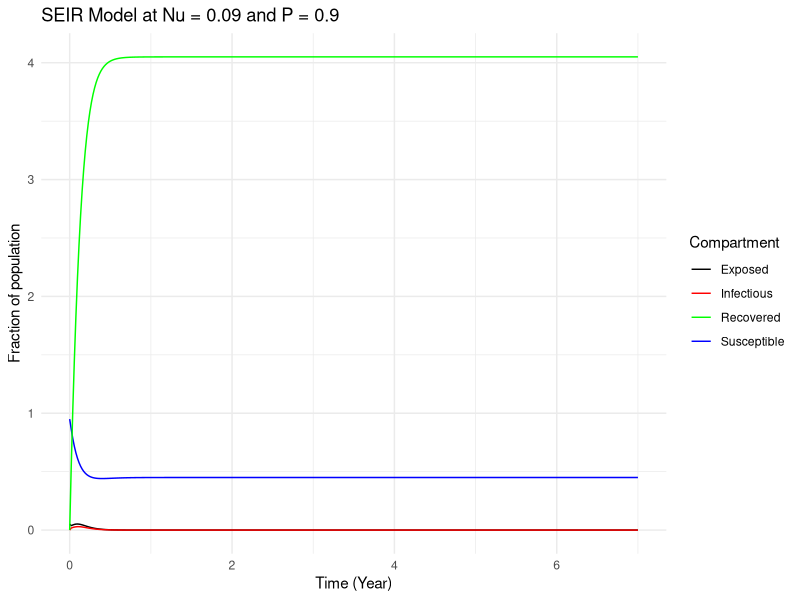
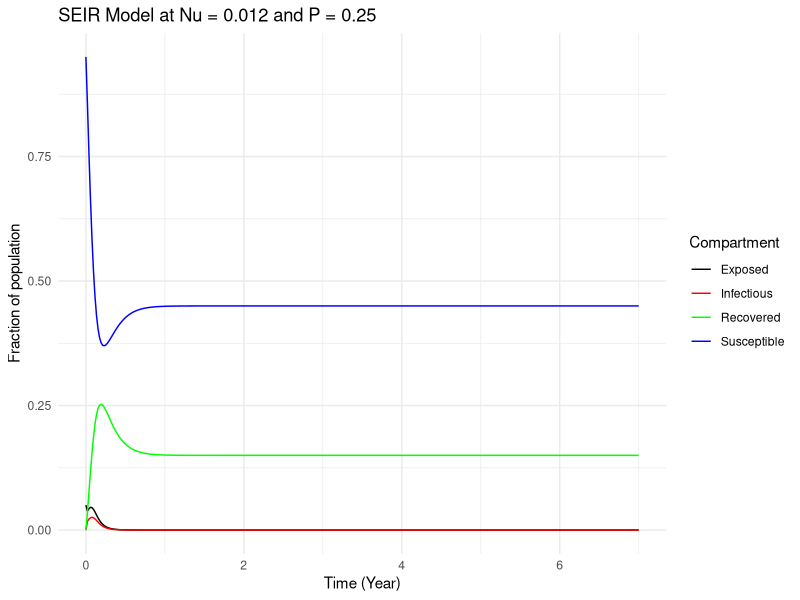
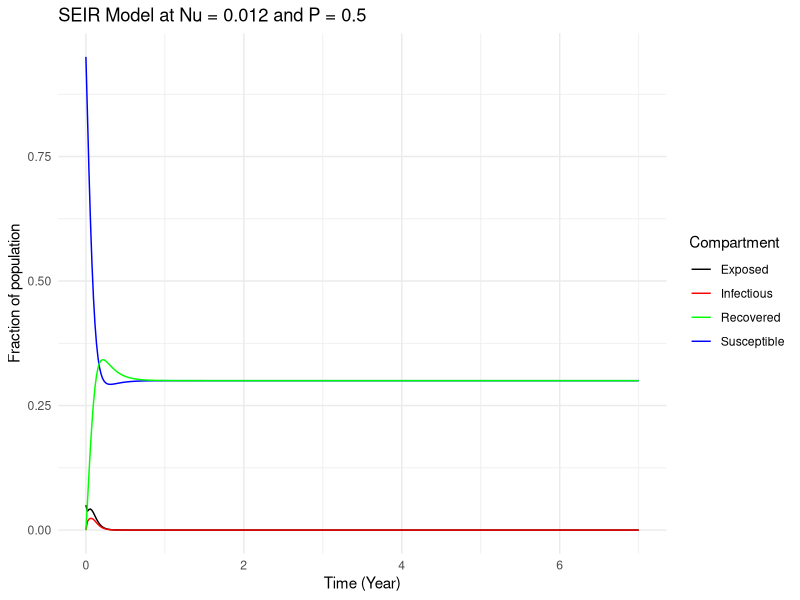
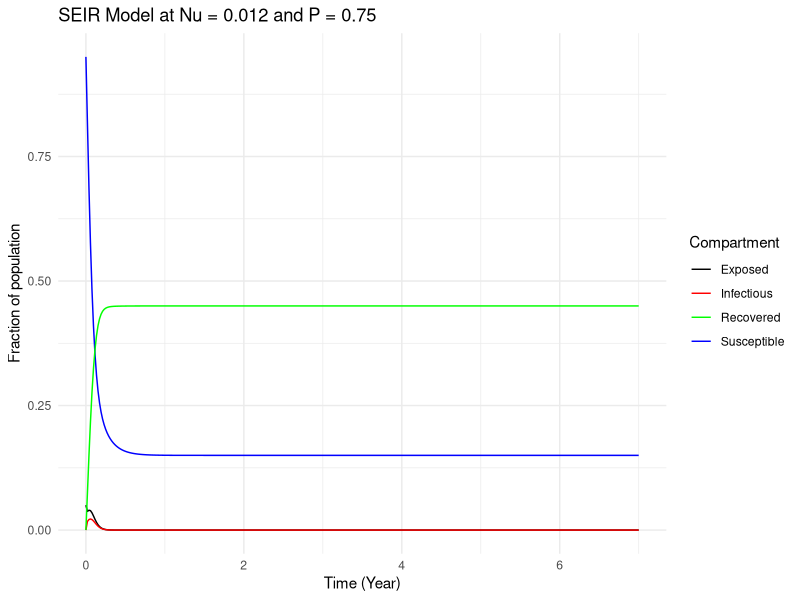
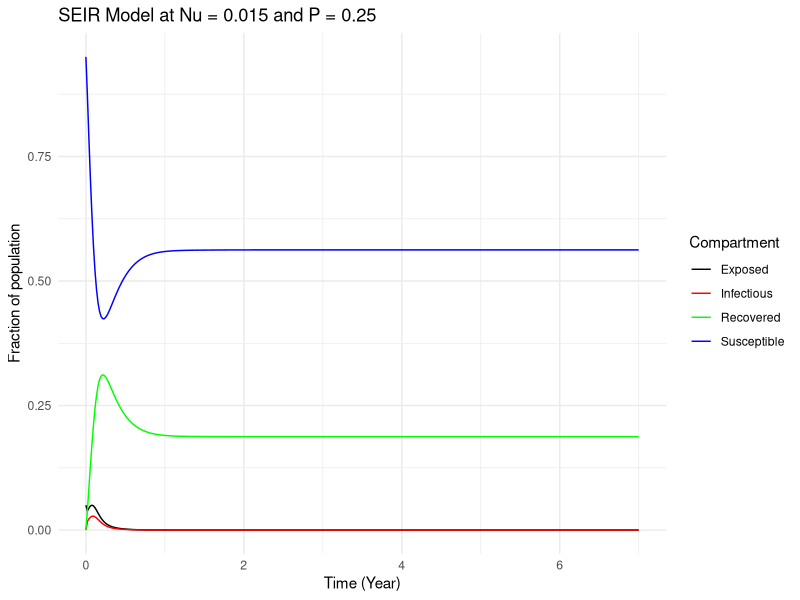
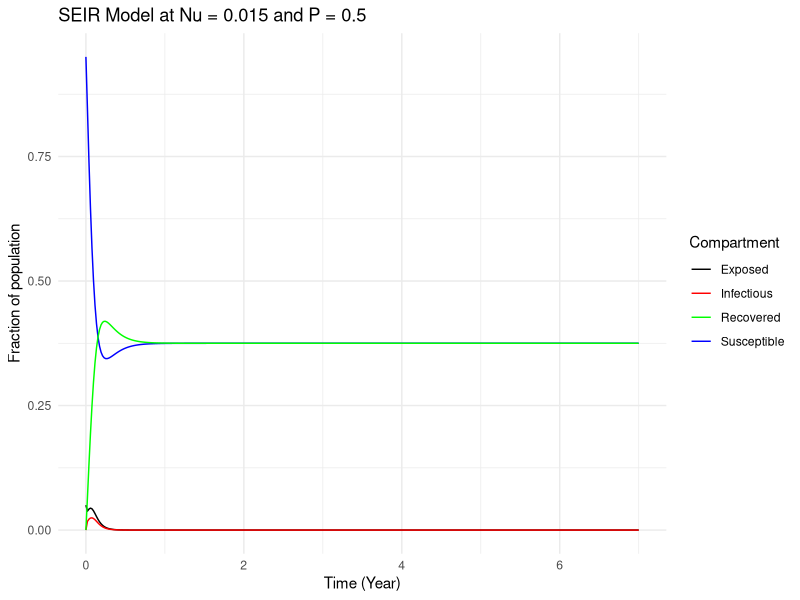
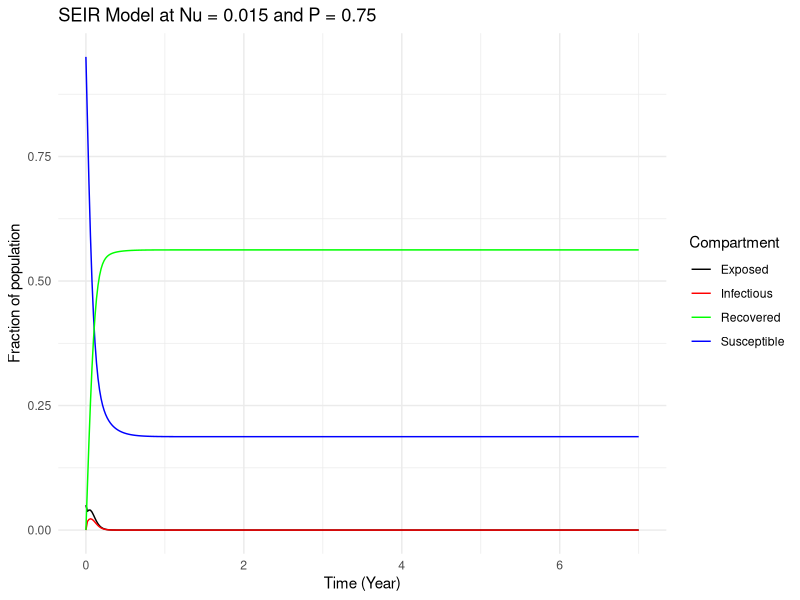
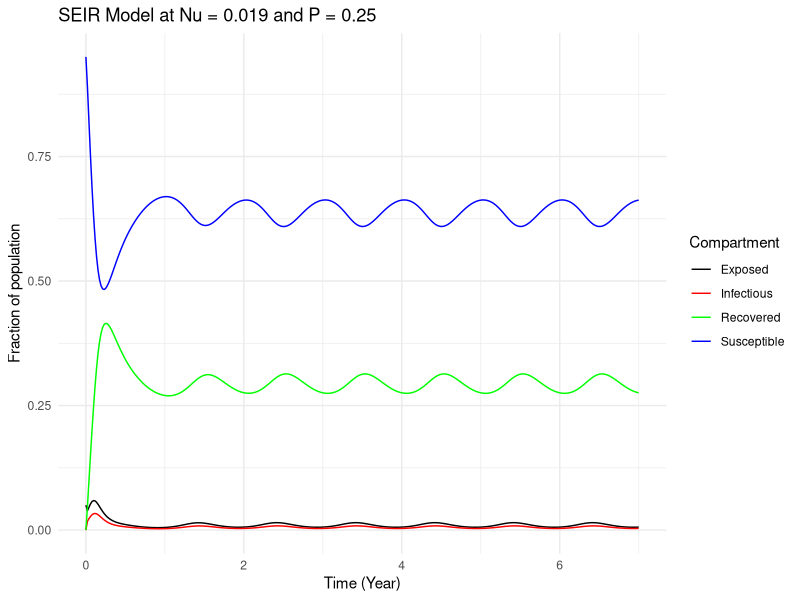

These figures' R source, in order:
## ---- chunk 1
knitr::opts_chunk$set(echo = TRUE)
## ---- chunk 2
rm(list = ls())
## ---- chunk 3
beta.calc <- function(Ro,mu=0.02/365.25,sigma=1/8,gamma=1/5){
  Ro/((sigma/(mu+sigma))*(1/(mu+gamma)))
}
## ---- chunk 4
# Load necessary libraries
library(deSolve)  # for ode solving
library(ggplot2)  # for plotting
library(glue)

# Define SEIR model function with seasonal transmission rate
SEIR_model <- function(time, state, parameters) {
  with(as.list(c(state, parameters)), {
	beta_t <- beta_0 * (1 + A * sin(2 * pi * time / T))
	inc <- sigma * E
	N <- S +E + I + R
	dS_dt <- nu*(1-p) - ((beta_t * I )/N + mu) * S
	dE_dt <- beta_t * S * I - (sigma + mu) * E
	dI_dt <- sigma * E - (gamma + mu) * I
	dR_dt <- (nu * p )+ gamma * I - mu * R
	return(list(c(dS_dt, dE_dt, dI_dt, dR_dt,inc)))
  })
}


# Time points (in days)
t <- seq(0,7*365,1)
N0 <- 1

## ---- chunk 5
# Initial conditions
initial_state <- c(S = N0 * 0.95, E = N0 * 0.05, I = N0 *0, R = N0 *0, inc = 0)

# Parameters
parameters <- list(
  beta_0 = beta.calc(2),
  A = 0.08,
  T = 365,  # Period of one year in days
  sigma = 1/8,
  gamma = 1/5,
  nu = 0.09 * N0 ,
  mu = 0.02,
  p = 0.9,
  N = N0
  
)

# Solve the SEIR equations
output <- ode(y = initial_state, times = t, func = SEIR_model, parms = parameters)

# Convert output to data frame for plotting
output_df <- as.data.frame(output)
weekly.report <- output_df[seq(1, nrow(output_df), by = 7),]
## ---- chunk 6
plot.param <- function(weekly.report){
# Plotting using ggplot2
ggplot(weekly.report, aes(x = time/365)) +
  geom_line(aes(y = S, color = "Susceptible")) +
  geom_line(aes(y = E, color = "Exposed")) +
  geom_line(aes(y = I, color = "Infectious")) +
  geom_line(aes(y = R, color = "Recovered")) +
  labs(x = "Time (Year)", y = "Fraction of population", color = "Compartment") +
  ggtitle(glue("SEIR Model at Nu = {parameters['nu']} and P = {parameters['p']}")) +
  theme_minimal() +
  scale_color_manual(values = c("Susceptible" = "blue", "Exposed" = "black", "Infectious" = "red", "Recovered" = "green"))
}
## ---- chunk 7
plot.param(weekly.report)
## ---- chunk 8
run.simu <- function(parameters){
  # Solve the SEIR equations
output <- ode(y = initial_state, times = t, func = SEIR_model, parms = parameters)

# Convert output to data frame for plotting
output_df <- as.data.frame(output)
weekly.report <- output_df[seq(1, nrow(output_df), by = 7),]
plot.param(weekly.report)
}
## ---- chunk 9
parameters["nu"] <- 0.012 * N0
parameters["p"] <- 0.25

run.simu(parameters = parameters)

## ---- chunk 10
parameters["nu"] <- 0.012 * N0
parameters["p"] <- 0.5

run.simu(parameters = parameters)
## ---- chunk 11
parameters["nu"] <- 0.012 * N0
parameters["p"] <- 0.75

run.simu(parameters = parameters)
## ---- chunk 12
parameters["nu"] <- 0.015 * N0
parameters["p"] <- 0.25

run.simu(parameters = parameters)
## ---- chunk 13
parameters["nu"] <- 0.015 * N0
parameters["p"] <- 0.5

run.simu(parameters = parameters)
## ---- chunk 14
parameters["nu"] <- 0.015 * N0
parameters["p"] <- 0.75

run.simu(parameters = parameters)
## ---- chunk 15
parameters["nu"] <- 0.019 * N0
parameters["p"] <- 0.25

run.simu(parameters = parameters)
## ---- chunk 16
parameters["nu"] <- 0.019 * N0
parameters["p"] <- 0.5

run.simu(parameters = parameters)
## ---- chunk 17
parameters["nu"] <- 0.019 * N0
parameters["p"] <- 0.75

run.simu(parameters = parameters)
## ---- chunk 18
parameters["nu"] <- 0.02 * N0
parameters["p"] <- 0.25

run.simu(parameters = parameters)
## ---- chunk 19
parameters["nu"] <- 0.02 * N0
parameters["p"] <- 0.5

run.simu(parameters = parameters)
## ---- chunk 20
parameters["nu"] <- 0.02 * N0
parameters["p"] <- 0.75

run.simu(parameters = parameters)
## ---- chunk 21
parameters["nu"] <- 0.025 * N0
parameters["p"] <- 0.25

run.simu(parameters = parameters)
## ---- chunk 22
parameters["nu"] <- 0.025 * N0
parameters["p"] <- 0.5

run.simu(parameters = parameters)
## ---- chunk 23
parameters["nu"] <- 0.025 * N0
parameters["p"] <- 0.75

run.simu(parameters = parameters)
## ---- chunk 24
parameters["nu"] <- 0.019 * N0
parameters["p"] <- 0.25

run.simu(parameters = parameters)
## ---- chunk 25
parameters["nu"] <- 0.04 * N0
parameters["p"] <- 0.5

run.simu(parameters = parameters)
## ---- chunk 26
parameters["nu"] <- 0.09 * N0
parameters["p"] <- 0.75

run.simu(parameters = parameters)
